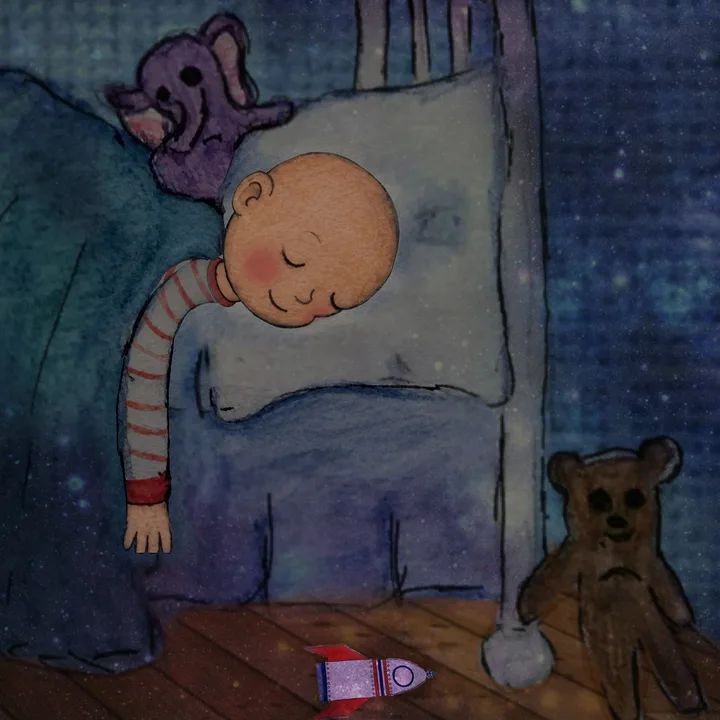
#> input picture apps/web/src/assets/marketing/dream-adventure-before.webp, 720 x 720 px, given in place of hero-round-base.png, which was not available
$ python prep.py out.png
#> lines starting #> are read from the running program, lines starting #| are printed output that depends on the picture
"""Turns the generated watercolour art into Paper Boat's book-format layers.

For each role (hero, grownup): both face bases and their 4 edits (short, curly, long, glasses) are aligned to the
base, cropped to one shared canvas, and split into
  base-<face>.png        figure on transparent, skin desaturated to neutral greys (D26)
  base-<face>-skin.png   skin mask (alpha = in the region): face, ears, neck, arms, hands, legs, and the lines on them
  base-<face>-overlay.png  blush and the open mouth in colour, drawn unrecoloured over the base
  <face>-<option>.png    the part, cut out by comparison with the base, cropped to a rect snapped to 5 permille
and writes parts.json with each part's rect in thousandths of the figure box.
usage: prep.py <out dir>
"""
import json, os, sys
import cv2
import numpy as np

RAW = os.path.join(os.path.dirname(__file__), "raw")
OUT = sys.argv[1]
OPTIONS = {"short": "hair:short", "curly": "hair:curly", "long": "hair:long", "glasses": "glasses:round"}


def load(name):
#> called with name = 'hero-round-base.png'
    return cv2.imread(os.path.join(RAW, name), cv2.IMREAD_COLOR).astype(np.float32)
#> call 2 of load, with name = 'hero-round-short.png'
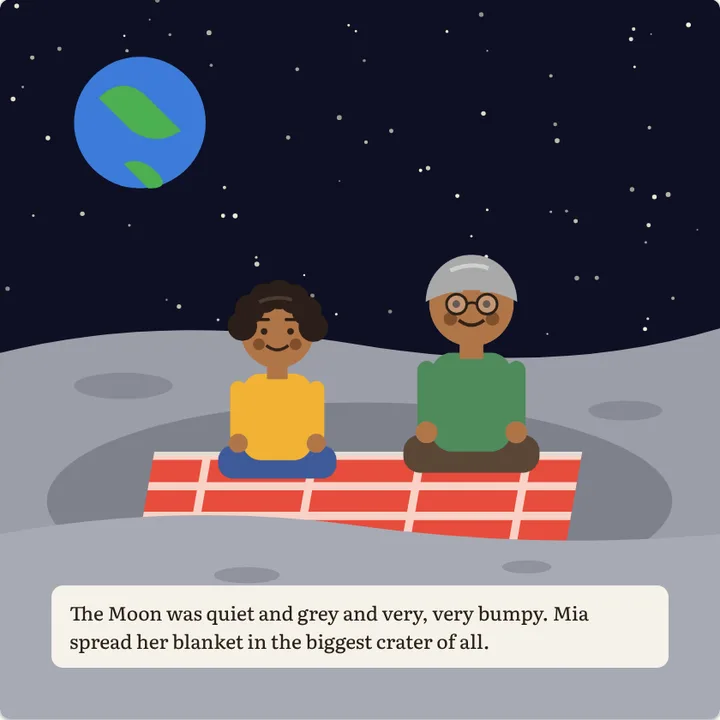
#> input picture apps/web/src/assets/marketing/moon-picnic.webp, 720 x 720 px, given in place of hero-round-short.png, which was not available


def align(base, edit):
    """Affine-aligns `edit` to `base` on the lower body (unchanged by the edit) and removes its colour offset there."""
    g1, g2 = (cv2.cvtColor(i, cv2.COLOR_BGR2GRAY) for i in (base, edit))
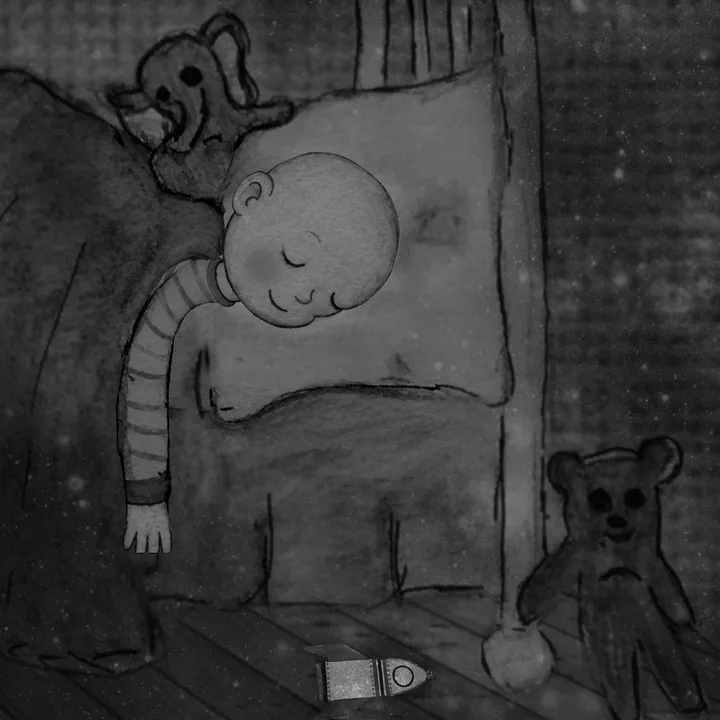
#> g1: shape (720, 720) float32; min 0, max 185, mean 57.2
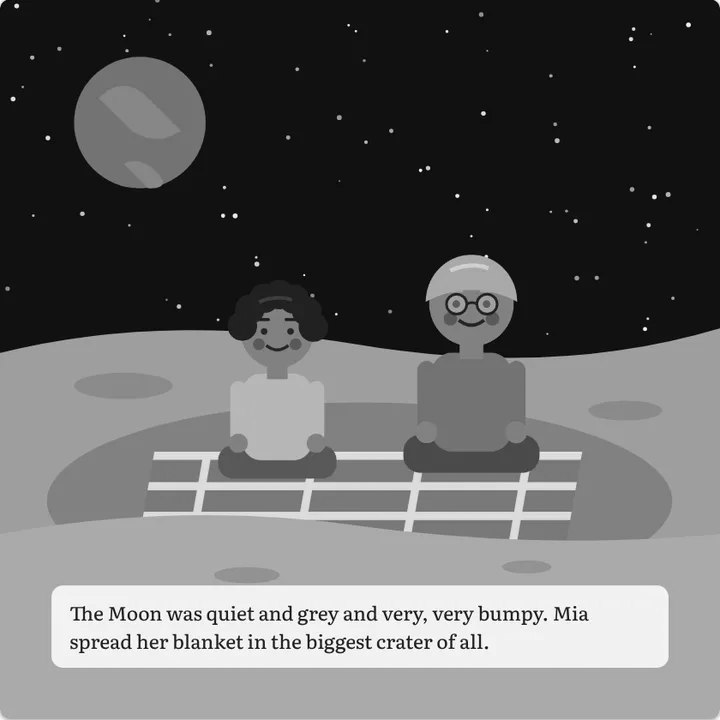
#> g2: shape (720, 720) float32; min 0, max 255, mean 101.4
    m = np.zeros(g1.shape, np.uint8)
    m[900:1500] = 1
    w = np.eye(2, 3, dtype=np.float32)
#> (the run stopped early here; a loop or call above may not have finished)
